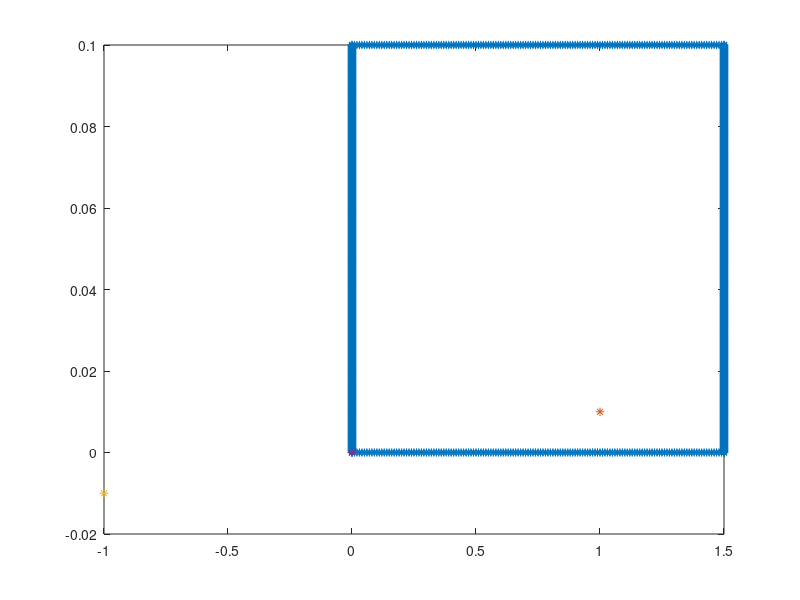

Reproduce this figure in MATLAB. (Note: this script raises an error after producing the figure.)
%% Introduce a loop
k = 1+0.01i;
step1 = 0.01;
step2 = 0.0001;
xi_plus_loop = [0:step1:1.5,1.5 + 1i*(0:step2:0.1),1.5 + 0.1i - (0:step1:1.5), 1i*(0.1:-step2:0)];

xi_minus_loop =[0:-step1:-1.5-step1,-1.5 - 1i*(0:step2:0.1-step2), -1.5-0.1i + (0:step1:1.5-step1), -1i*(0.1:-step2:0)];

xi_whole_loop = [-1.5:step1:1.5,1.5 + 1i*(0:step2:0.1),1.5 + 0.1i - (0:step1:3), -1.5 + 1i*(0.1:-step2:0)] - 0.04i;

xi_cur_loop = xi_plus_loop;

order = 1/3;

gamma_0 = sqrt(k^2  -  xi_cur_loop(1).^2);
root3_1 = (xi_cur_loop(1) + 1i*gamma_0)^(order);
root3_2 = (xi_cur_loop(1) - 1i*gamma_0)^(order);

% 
 figure;
 plot(xi_cur_loop,'*')
 hold all
 plot(k,'*')
 hold all
 plot(-k,'*')
  hold all
 plot(0,0,'*')

%%%%  evaluate roots we need
square_cont = root_cont(1/2,gamma_0,k^2 - xi_cur_loop.^2); 
%%%% whats below lives on the triple covering of a tube
covering_function = (root_cont(order,root3_1, xi_cur_loop + 1i*square_cont)+...
    root_cont(order,root3_2, xi_cur_loop - 1i*square_cont));%./square_cont;

figure;
plot(covering_function,'*')


covering_function(end)/covering_function(1)

